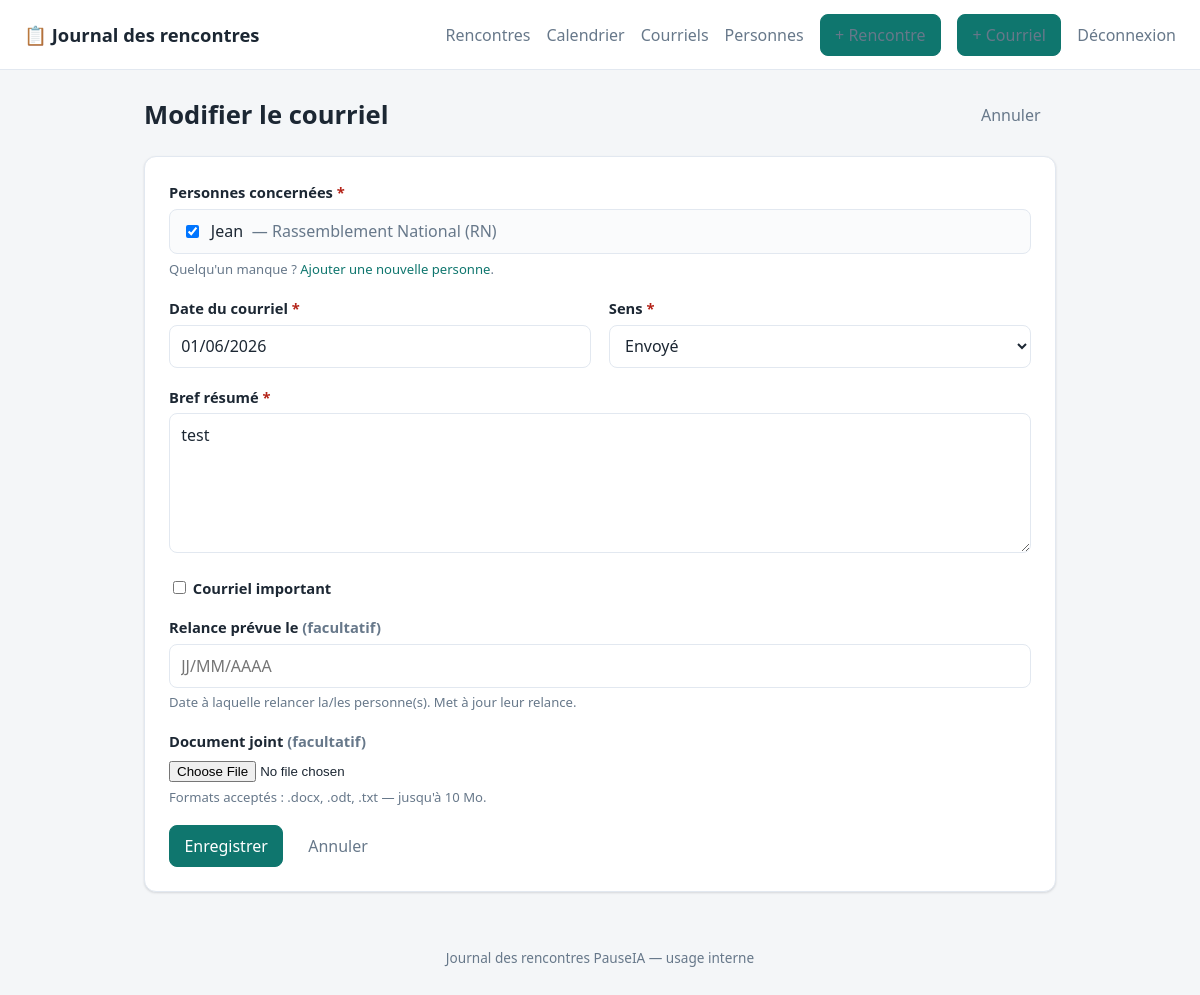
The page /mails/3/edit (signed in) on the database its author committed.
### tables this page shows
CREATE TABLE persons (
            id              INTEGER PRIMARY KEY AUTOINCREMENT,
            name            TEXT NOT NULL,
            political_group TEXT NOT NULL,
            stance          TEXT NOT NULL,
            first_contacted TEXT,
            notes           TEXT,
            created_at      TEXT NOT NULL
        , follow_up_date TEXT, role TEXT);

CREATE TABLE mails (
            id                   INTEGER PRIMARY KEY AUTOINCREMENT,
            mail_date            TEXT NOT NULL,
            direction            TEXT NOT NULL,   -- 'sent' or 'received'
            important            INTEGER NOT NULL DEFAULT 0,
            summary              TEXT NOT NULL,
            document_stored_name TEXT,
            document_orig_name   TEXT,
            created_at           TEXT NOT NULL
        , follow_up_date TEXT);

### app.py (the view)
@app.route("/mails/<int:mail_id>/edit", methods=["GET", "POST"])
@login_required
def edit_mail(mail_id):
    db = get_db()
    mail = db.execute("SELECT * FROM mails WHERE id = ?", (mail_id,)).fetchone()
    if mail is None:
        abort(404)
    people = db.execute(
        "SELECT id, name, political_group FROM persons ORDER BY name COLLATE NOCASE"
    ).fetchall()
    linked = {
        str(r["person_id"])
        for r in db.execute(
            "SELECT person_id FROM mail_persons WHERE mail_id = ?", (mail_id,)
        )
    }
    if request.method == "POST":
        _, errors = _save_mail(db, mail)
        if not errors:
            flash("Courriel mis à jour.", "success")
            return redirect(url_for("mail_detail", mail_id=mail_id))
        for e in errors:
            flash(e, "error")
        form = request.form
        selected = set(request.form.getlist("person_ids"))
    else:
        form = _form_from_row(mail)
        selected = linked
    return render_template(
        "new_mail.html", people=people, directions=MAIL_DIRECTIONS,
        form=form, selected_ids=selected, current=mail,
        today=date.today().isoformat(),
        action_url=url_for("edit_mail", mail_id=mail_id),
        heading="Modifier le courriel",
        cancel_url=url_for("mail_detail", mail_id=mail_id),
    )

### app.py (called while the page is built)
@app.template_filter("fr_date")
def fr_date(value):
    if not value:
        return ""
    try:
        return datetime.strptime(value, "%Y-%m-%d").strftime("%d/%m/%Y")
    except ValueError:
        return value

def get_db():
    if "db" not in g:
        g.db = sqlite3.connect(DB_PATH)
        g.db.row_factory = sqlite3.Row
        g.db.execute("PRAGMA foreign_keys = ON")
    return g.db

def login_required(view):
    @wraps(view)
    def wrapped(*args, **kwargs):
        if not session.get("authenticated"):
            return redirect(url_for("login", next=request.path))
        return view(*args, **kwargs)
    return wrapped

def _form_from_row(row):
    return {k: ("" if v is None else v) for k, v in dict(row).items()}

### templates/new_mail.html (shortened to what this page needs)
{% extends "base.html" %}
{% block content %}
<div class="page-head">
  <h1>{{ heading }}</h1>
  <a class="btn btn-ghost" href="{{ cancel_url }}">Annuler</a>
</div>
{% if not people %}
<div class="empty">
  <p>Vous devez enregistrer au moins une personne avant de consigner un courriel.</p>
  <a class="btn btn-primary" href="{{ url_for('new_person') }}">+ Ajouter une personne</a>
</div>
{% else %}
<form class="card form" method="post" enctype="multipart/form-data"
      action="{{ action_url }}">
  <div class="field">
    <label>Personnes concernées <span class="req">*</span></label>
    <div class="checklist">
      {% for p in people %}
        <label class="check">
          <input type="checkbox" name="person_ids" value="{{ p['id'] }}"
                 {% if (p['id']|string) in selected_ids %}checked{% endif %}>
          {{ p['name'] }} <span class="muted">— {{ p['political_group'] }}</span>
        </label>
      {% endfor %}
    </div>
    <p class="hint">
      Quelqu'un manque ? <a href="{{ url_for('new_person') }}">Ajouter une nouvelle personne</a>.
    </p>
  </div>
  <div class="grid-2">
    <div class="field">
      <label for="mail_date">Date du courriel <span class="req">*</span></label>
      <input type="text" id="mail_date" name="mail_date" inputmode="numeric"
             placeholder="JJ/MM/AAAA" value="{{ form.get('mail_date', today) | fr_date }}" required>
    </div>
    <div class="field">
      <label for="direction">Sens <span class="req">*</span></label>
      <select id="direction" name="direction" required>
        {% for value, label in directions.items() %}
          <option value="{{ value }}"
            {% if form.get('direction') == value %}selected{% endif %}>{{ label }}</option>
        {% endfor %}
      </select>
    </div>
  </div>
  <div class="field">
    <label for="summary">Bref résumé <span class="req">*</span></label>
    <textarea id="summary" name="summary" rows="5" required
      placeholder="Objet du courriel, points clés, suites à donner…">{{ form.get('summary', '') }}</textarea>
  </div>
  <div class="field">
    <label class="check">
      <input type="checkbox" name="important" value="1"
             {% if form.get('important') %}checked{% endif %}>
      Courriel important
    </label>
  </div>
  <div class="field" id="follow-up-field"
       {% if form.get('direction') != 'sent' %}hidden{% endif %}>
    <label for="follow_up_date">Relance prévue le <span class="muted">(facultatif)</span></label>
    <input type="text" id="follow_up_date" name="follow_up_date" inputmode="numeric"
           placeholder="JJ/MM/AAAA" value="{{ form.get('follow_up_date', '') | fr_date }}">
    <p class="hint">Date à laquelle relancer la/les personne(s). Met à jour leur relance.</p>
  </div>
  <div class="field">
    <label for="document">Document joint <span class="muted">(facultatif)</span></label>
    <input type="file" id="document" name="document" accept=".docx,.odt,.txt">
    <p class="hint">
      Formats acceptés : .docx, .odt, .txt — jusqu'à 10&nbsp;Mo.
    </p>
  </div>
  <div class="actions">
    <button class="btn btn-primary" type="submit">Enregistrer</button>
    <a class="btn btn-ghost" href="{{ cancel_url }}">Annuler</a>
  </div>
</form>
{% endif %}
{% endblock %}

### static/style.css (style rules this page uses)
:root { --bg: #f4f6f8; --surface: #ffffff; --ink: #1c2733; --muted: #67788a; --line: #e2e8f0; --brand: #0f766e; --brand-ink: #0b5a54; --brand-soft:#d8f0ed; --danger: #b42318; --danger-bg: #fef3f2; --ok: #027a48; --ok-bg: #ecfdf3; --radius: 12px; --shadow: 0 1px 2px rgba(16,24,40,.06), 0 1px 3px rgba(16,24,40,.08); }
* { box-sizing: border-box; }
body { margin: 0; font-family: system-ui, -apple-system, "Segoe UI", Roboto, Helvetica, Arial, sans-serif; color: var(--ink); background: var(--bg); line-height: 1.5; }
a { color: var(--brand); text-decoration: none; }
.page-head { display: flex; align-items: center; justify-content: space-between; gap: 1rem; margin-bottom: 1.25rem; }
h1 { font-size: 1.6rem; margin: 0; }
.muted { color: var(--muted); }
.btn { display: inline-flex; align-items: center; gap: .4rem; padding: .5rem .9rem; border: 1px solid var(--line); border-radius: 8px; background: var(--surface); color: var(--ink); font: inherit; font-weight: 500; cursor: pointer; white-space: nowrap; transition: background .12s, border-color .12s; }
.btn-primary { background: var(--brand); border-color: var(--brand); color: #fff; }
.btn-ghost { background: transparent; border-color: transparent; color: var(--muted); }
.card { background: var(--surface); border: 1px solid var(--line); border-radius: var(--radius); padding: 1.5rem; box-shadow: var(--shadow); }
.form .field { margin-bottom: 1.1rem; }
.grid-2 { display: grid; grid-template-columns: 1fr 1fr; gap: 1.1rem; }
.field > label { display: block; font-weight: 600; margin-bottom: .35rem; font-size: .92rem; }
.field input[type="text"], .field input[type="date"], .field input[type="password"], .field input[type="search"], .field select, .field textarea { width: 100%; padding: .55rem .7rem; border: 1px solid var(--line); border-radius: 8px; font: inherit; background: var(--surface); color: var(--ink); }
.field textarea { resize: vertical; }
.req { color: var(--danger); }
.hint { margin: .35rem 0 0; font-size: .82rem; color: var(--muted); }
.actions { display: flex; gap: .6rem; margin-top: .5rem; }
.checklist { display: grid; gap: .35rem; max-height: 260px; overflow-y: auto; border: 1px solid var(--line); border-radius: 8px; padding: .6rem .75rem; background: #fafbfc; }
.check { display: flex; align-items: center; gap: .55rem; font-weight: 400; cursor: pointer; }
.check input { width: auto; }

### rows shown on the page
persons: person_ids "☑", name "Jean", political_group "Rassemblement National (RN)"
mails: mail_date "01/06/2026", direction "Envoyé", summary "test"

### other values the page prints
{{ heading }} "Modifier le courriel"
